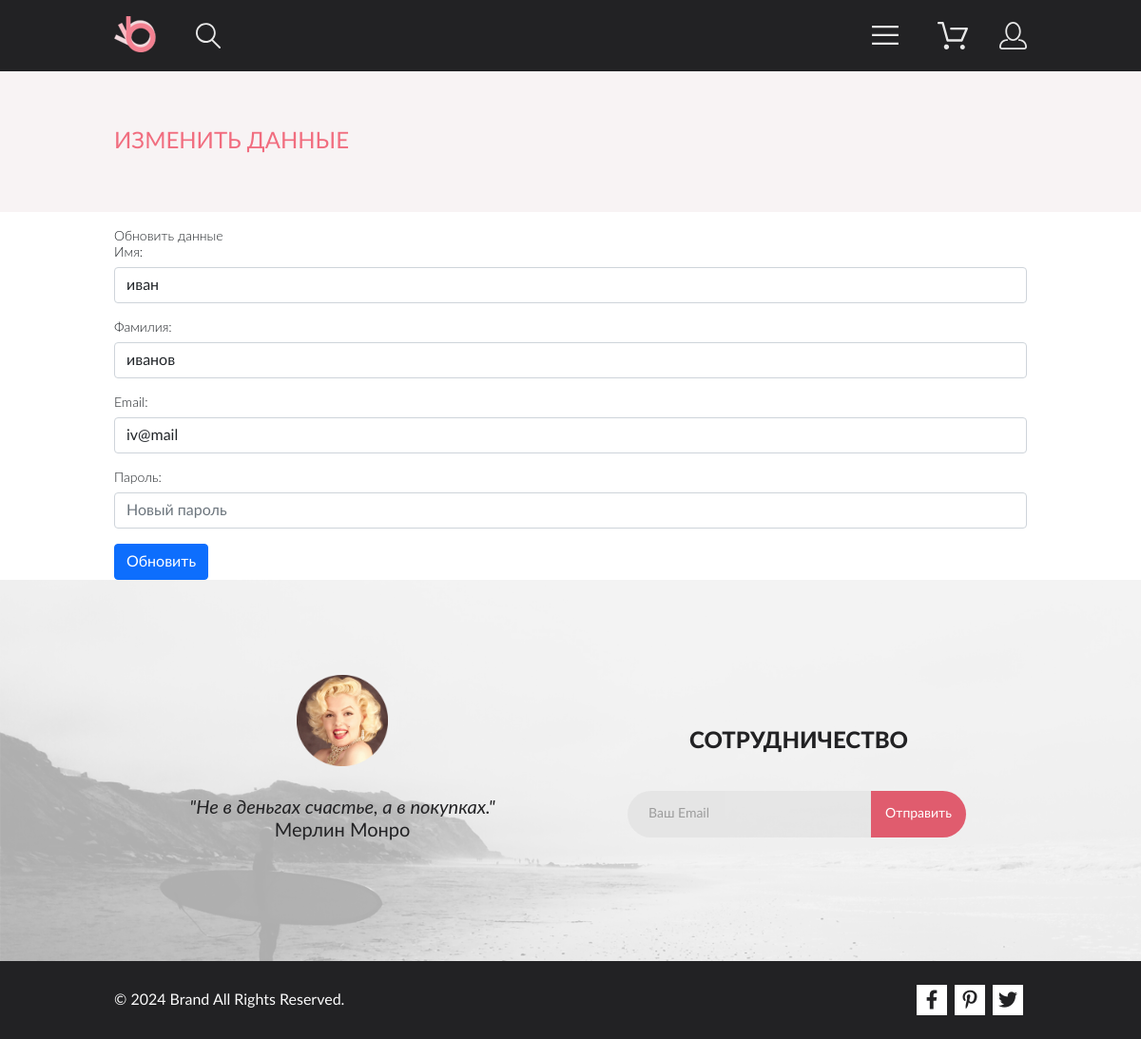
Screenshot of /edit_profile (signed in) with the database file from the repository.
### models.py (models this page shows, shortened)
class User(db.Model):
    id = db.Column(db.Integer, primary_key=True)
    first_name = db.Column(db.String(50), nullable=False)
    last_name = db.Column(db.String(50), nullable=False)
    email = db.Column(db.String(120), unique=True, nullable=False)
    password_hash = db.Column(db.String(128), nullable=False)
    bonuses = db.Column(db.Integer, nullable=False, default=0)
    orders = db.relationship('Order', backref='user', lazy=True)

### main.py (the view, shortened to what this page needs)
@app.route('/edit_profile', methods=['GET', 'POST'])
def edit_profile():
    if 'user_id' not in session:
        return redirect(url_for('login'))
    user = User.query.get(session['user_id'])
    if not user:
        flash('User not found')
        return redirect(url_for('login'))
    return render_template('edit_profile.html', user=user)

### templates/edit_profile.html (shortened to what this page needs)
{% extends 'base.html' %}
{% block body %}
<main class="main">
    <section class="heading">
        <h2 class="heading__heading container">Изменить данные</h2>
    </section>
    <section class="account container">
        <form action="/edit_profile" method="post" class="mt-3">
            <fieldset>
                <legend>Обновить данные</legend>
                <div class="mb-3">
                    <label for="first_name" class="form-label">Имя:</label>
                    <input type="text" name="first_name" id="first_name" class="form-control" value="{{ user.first_name }}" required>
                </div>
                <div class="mb-3">
                    <label for="last_name" class="form-label">Фамилия:</label>
                    <input type="text" name="last_name" id="last_name" class="form-control" value="{{ user.last_name }}" required>
                </div>
                <div class="mb-3">
                    <label for="email" class="form-label">Email:</label>
                    <input type="email" name="email" id="email" class="form-control" value="{{ user.email }}" required>
                </div>
                <div class="mb-3">
                    <label for="password" class="form-label">Пароль:</label>
                    <input type="password" name="password" id="password" class="form-control" placeholder="Новый пароль">
                </div>
                <button type="submit" class="btn btn-primary">Обновить</button>
            </fieldset>
        </form>
    </section>
</main>
{% endblock %}

### rows the page displays
User: first_name "иван", last_name "иванов", email "iv@mail"
